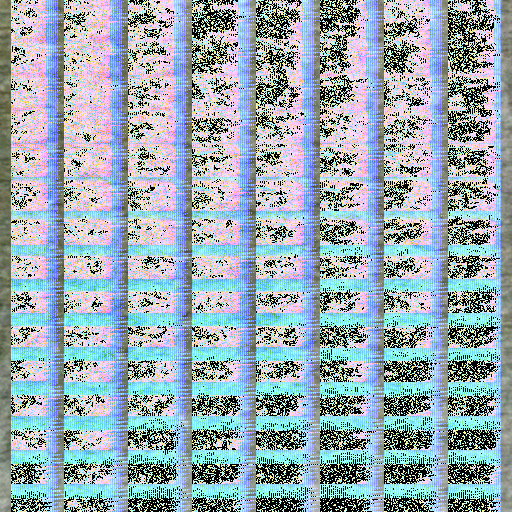
#> input picture MagicMirror/PythonProgram/image_testing/testing/prnt.png, 512 x 512 px
$ python ttt.py
#> lines starting #> are read from the running program, lines starting #| are printed output that depends on the picture
import cv2
import numpy as np

img = cv2.imread('image_testing/testing/prnt.png')
#> img is the input picture: shape (512, 512, 3); mean B, G, R 174, 161.5, 162
img_bw = 255*(cv2.cvtColor(img, cv2.COLOR_BGR2GRAY) > 5).astype('uint8')
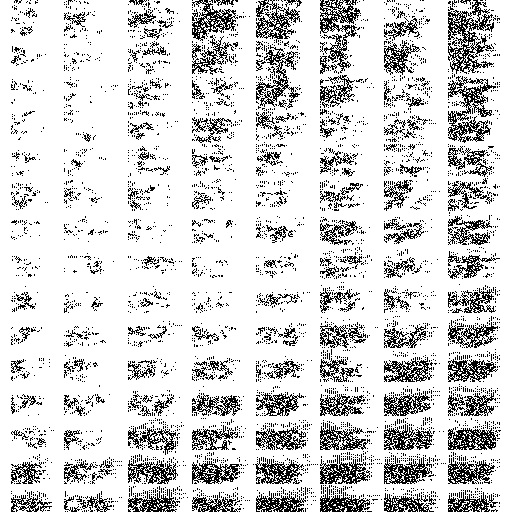
#> img_bw: shape (512, 512); 83.3% white; black in thin lines or dots

se1 = cv2.getStructuringElement(cv2.MORPH_RECT, (5,5))
se2 = cv2.getStructuringElement(cv2.MORPH_RECT, (2,2))
mask = cv2.morphologyEx(img_bw, cv2.MORPH_CLOSE, se1)
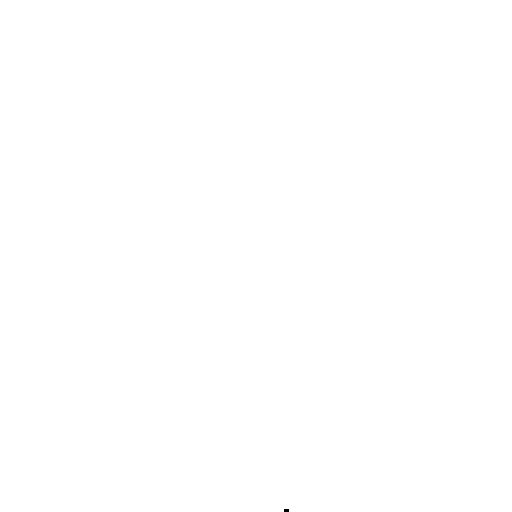
#> mask: shape (512, 512); 100% white; 1 black region (1 under 20 px)
mask = cv2.morphologyEx(mask, cv2.MORPH_OPEN, se2)
#> mask: shape (512, 512); 100% white; 1 black region (1 under 20 px)

mask = np.dstack([mask, mask, mask]) / 255
#> mask: shape (512, 512, 3) float64; values 0 (black) and 1 (white), 100% white; 1 black region (1 under 20 px)
out = img * mask

cv2.imshow('Output', out)
cv2.waitKey(0)
cv2.destroyAllWindows()
cv2.imwrite('output.png', out)
